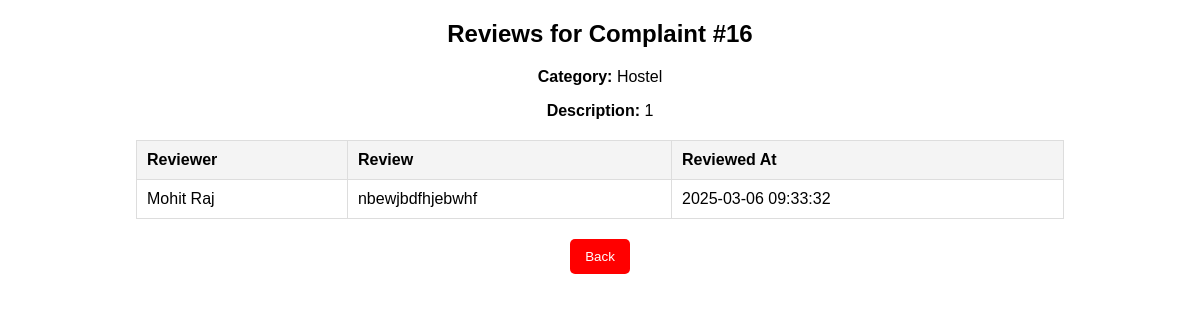
The page /view_reviews.php?id=16 (signed in) on the database its author committed.
### tables this page shows
CREATE TABLE `complaints` (
  `id` int(11) NOT NULL,
  `user_id` int(11) DEFAULT NULL,
  `category` varchar(50) NOT NULL,
  `description` text NOT NULL,
  `image_path` varchar(255) DEFAULT NULL,
  `status` enum('Pending','In Progress','Resolved') DEFAULT 'Pending',
  `created_at` timestamp NOT NULL DEFAULT current_timestamp()
);

CREATE TABLE `review` (
  `id` int(11) NOT NULL,
  `complaint_id` int(11) NOT NULL,
  `reviewer_id` int(11) NOT NULL,
  `review_text` text NOT NULL,
  `reviewed_at` timestamp NOT NULL DEFAULT current_timestamp()
);

CREATE TABLE `users` (
  `id` int(11) NOT NULL,
  `name` varchar(100) NOT NULL,
  `email` varchar(100) NOT NULL,
  `password` varchar(255) NOT NULL,
  `role` enum('student','admin') DEFAULT 'student'
);

### view_reviews.php (the view, shortened to what this page needs)
<?php
include 'db.php';
$complaint_id = intval($_GET['id']);
$complaint_query = $conn->prepare("SELECT * FROM complaints WHERE id = ?");
$complaint_query->bind_param("i", $complaint_id);
$complaint_query->execute();
$complaint_result = $complaint_query->get_result();
$complaint = $complaint_result->fetch_assoc();
$reviews_query = $conn->prepare("SELECT r.*, u.name FROM review r JOIN users u ON r.reviewer_id = u.id WHERE r.complaint_id = ? ORDER BY r.reviewed_at DESC");
$reviews_query->bind_param("i", $complaint_id);
$reviews_query->execute();
$reviews = $reviews_query->get_result();
?>
<!DOCTYPE html>
<html lang="en">
<head>
</head>
<body>
    <h2>Reviews for Complaint #<?php echo htmlspecialchars($complaint['id']); ?></h2>
    <p><strong>Category:</strong> <?php echo htmlspecialchars($complaint['category']); ?></p>
    <p><strong>Description:</strong> <?php echo htmlspecialchars($complaint['description']); ?></p>
    <table>
        <tr>
            <th>Reviewer</th>
            <th>Review</th>
            <th>Reviewed At</th>
        </tr>
        <?php while ($row = $reviews->fetch_assoc()) { ?>
        <tr>
            <td><?php echo htmlspecialchars($row['name']); ?></td>
            <td><?php echo htmlspecialchars($row['review_text']); ?></td>
            <td><?php echo htmlspecialchars($row['reviewed_at']); ?></td>
        </tr>
        <?php } ?>
    </table>
    <button class="back-btn" onclick="window.location.href='admin.php'">Back</button>
</body>
</html>

### view_reviews.php (style rules this page uses)
body { font-family: Arial, sans-serif; margin: 20px; text-align: center; }
table { width: 80%; margin: auto; border-collapse: collapse; margin-top: 20px; }
th, td { padding: 10px; border: 1px solid #ddd; text-align: left; }
th { background-color: #f4f4f4; }
.back-btn { background-color: red; color: white; padding: 10px 15px; border: none; border-radius: 5px; cursor: pointer; margin-top: 20px; }

### rows shown on the page
complaints: id "16", category "Hostel", description "1"
review: reviewer.name "Mohit Raj", review_text "nbewjbdfhjebwhf", reviewed_at "2025-03-06 09:33:32"
